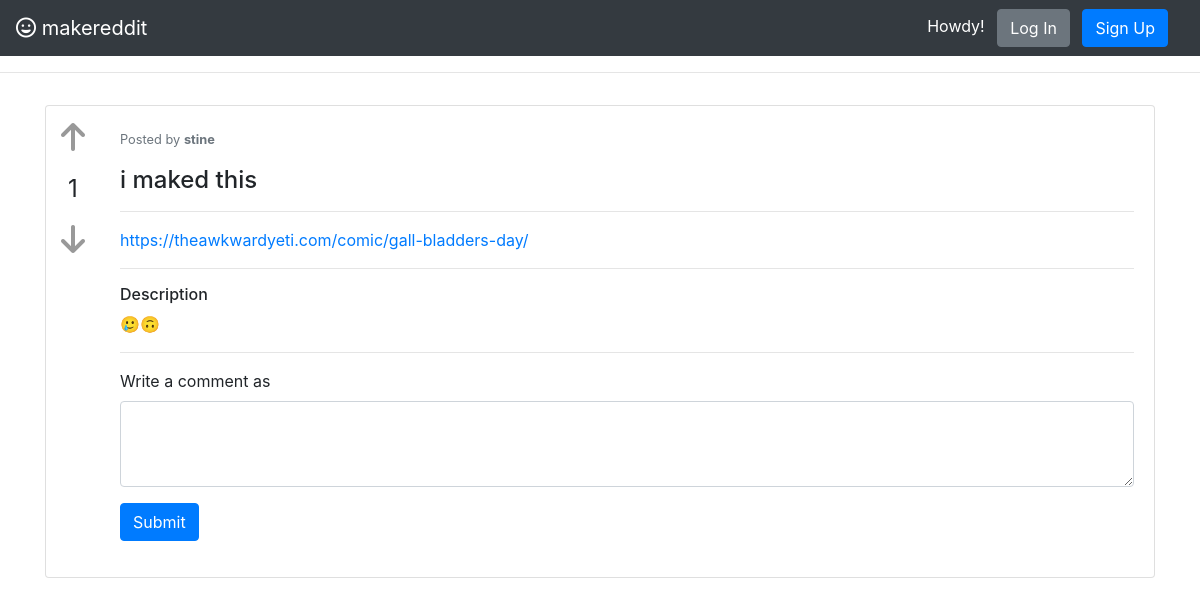
/entry/3, run on the app's committed database.
### app/models/user.py (models this page shows, shortened)
class User(UserMixin, db.Model):
    id = db.Column(db.Integer, primary_key=True)
    username = db.Column(db.String(64), index=True, unique=True)
    email = db.Column(db.String(120), index=True, unique=True)
    password_hash = db.Column(db.String(128))
    entry = db.relationship('Entry', backref='author', lazy='dynamic')

### app/models/entry.py (models this page shows, shortened)
class Entry(db.Model):
    id = db.Column(db.Integer, primary_key=True)
    title = db.Column(db.String(200))
    url = db.Column(db.Text)
    description = db.Column(db.Text)
    timestamp = db.Column(db.DateTime, index=True, default=datetime.utcnow)
    author_id = db.Column(db.Integer, db.ForeignKey('user.id'), nullable=False)

### app/entry/views.py (the view)
@entry.route('/<id>')
def detail(id):
    entry = Entry.query.get(id)
    return render_template('entry.html', entry=entry)

### app/templates/entry.html (shortened to what this page needs)
{% extends 'base.html' %}
{% block content %}
<div id="post-container">
  <div class="card mb-3" style="display: flex; flex-direction: row;">
    <div class="vote-box">
      <a onclick="upvote(this, 1);"><i class="fas fa-arrow-up"></i></a>
      <p class="numvotes">1</p>
      <a onclick="downvote(this, 1);"><i class="fas fa-arrow-down"></i></a>
    </div>
    <div class="card-body border-dark">
      <p class="post-title card-text text-dark">
        <small class="text-muted">Posted by <b>{{ entry.author.username }}</b></small>
        <div>
          <h4>
            {{ entry.title }}
          </h4>
          <hr>
            <a href="{{ entry.url }}">{{ entry.url }}</a>
          <hr>
          <h6>Description</h6>
          <p>
            {{ entry.description }}
          </p>
        </div>
        <hr>
        <form>
          <div class="form-group">
            <label for="comment-text">Write a comment as <b>{{ username }}</b></label>
            <textarea class="form-control" id="comment-text" rows="3"></textarea>
          </div>
          <button type="submit" class="btn btn-primary">Submit</button>
        </form>
      </p>
    </div>
  </div>
</div>
{% endblock %}

### app/static/style.css (style rules this page uses)
.vote-box { padding: 15px; }
.vote-box .fas { font-size: 2em; color: #999; }
.vote-box .numvotes { text-align: center; margin-top: 1rem; font-size: 1.5em; }

### data on the page
User: author.username "stine"
Entry: title "i maked this", url "https://theawkwardyeti.com/comic/gall-bladders-day/", description "🥲🙃"
